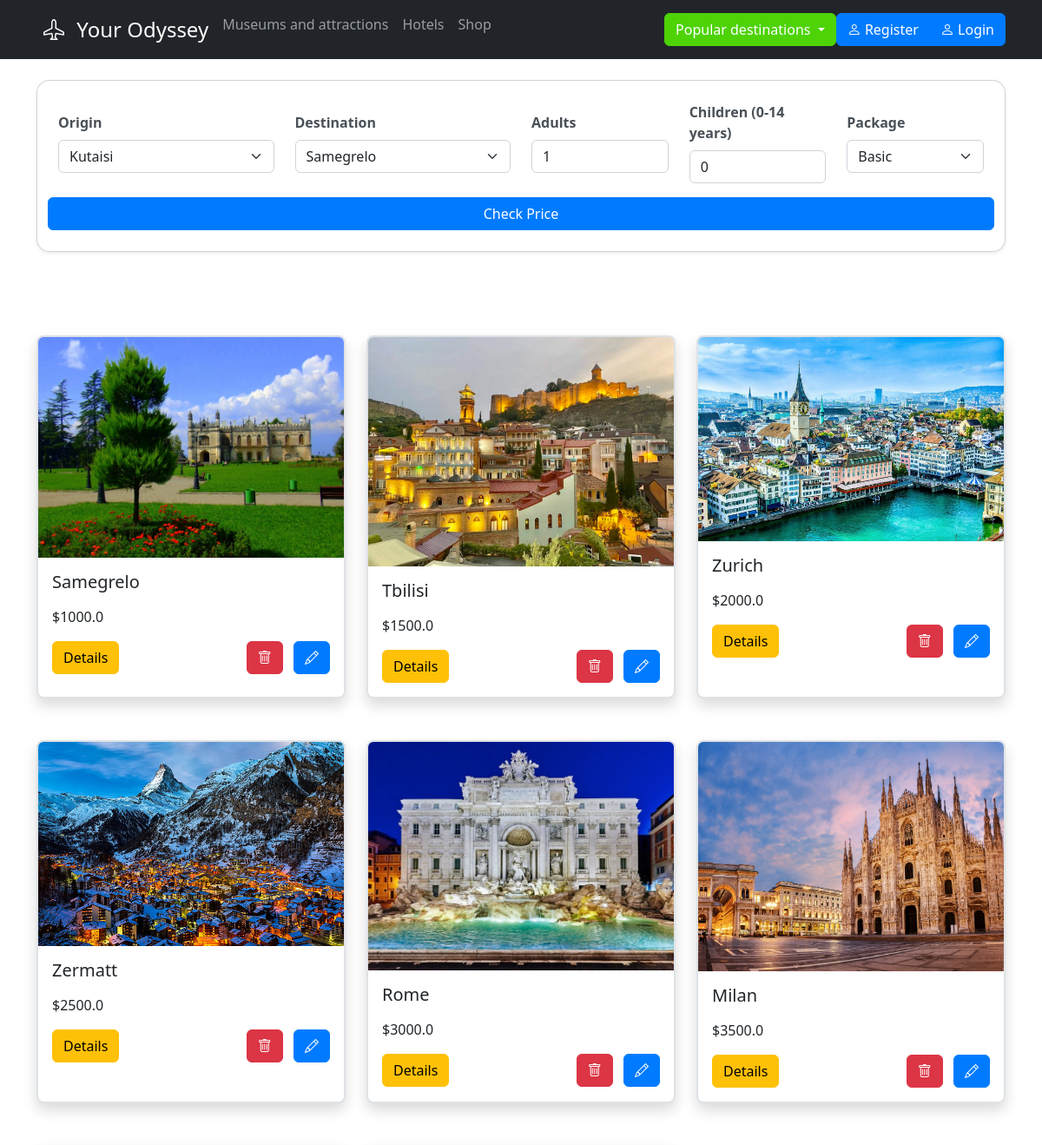
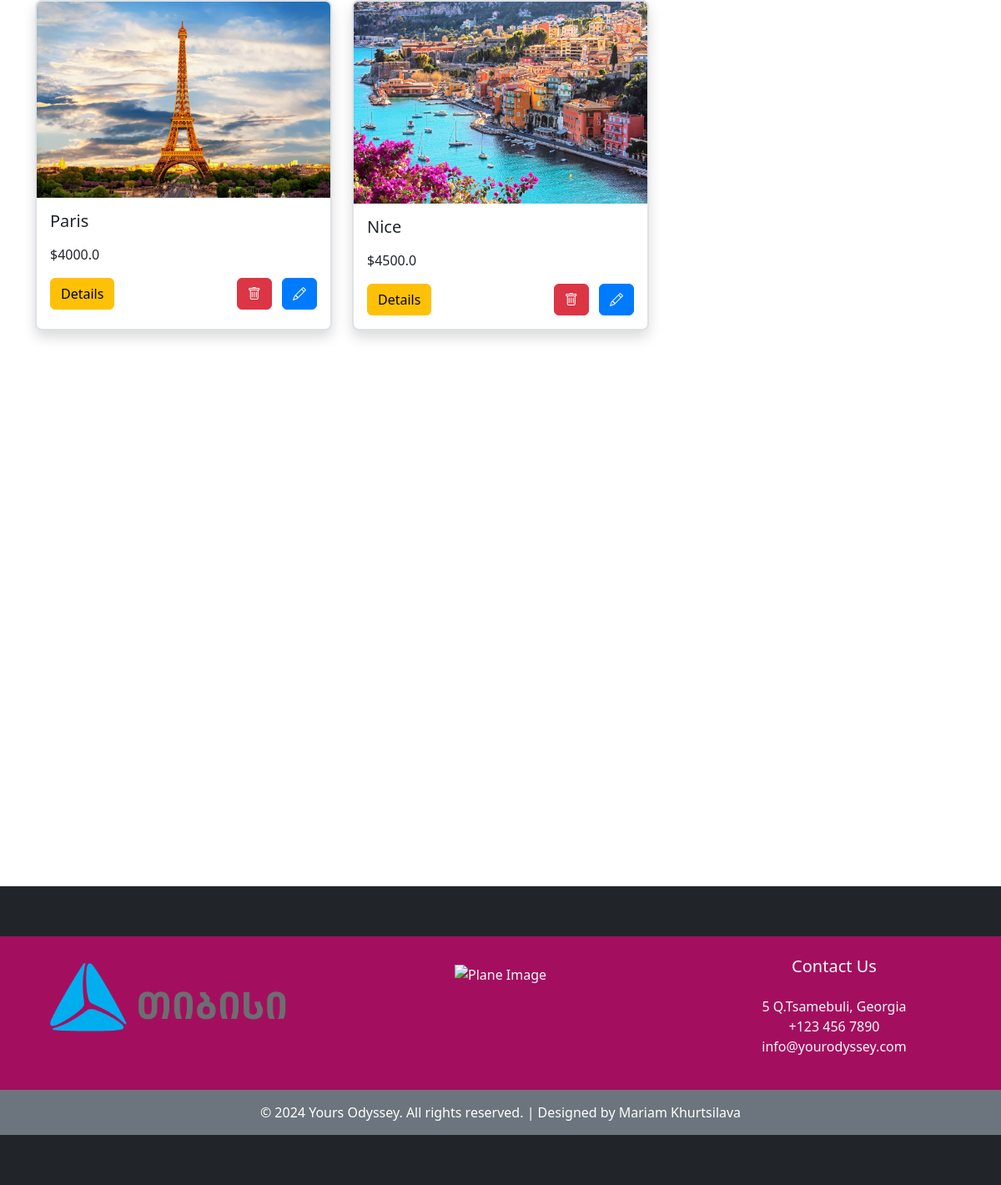
Page /start_your_journey on the committed database (2 pictures, top to bottom).
### models.py (models this page shows, shortened)
class Product(db.Model):
    id = db.Column(db.Integer, primary_key=True)
    name = db.Column(db.String)
    file = db.Column(db.String)
    price_kutaisi = db.Column(db.Float, nullable=False)
    price_london = db.Column(db.Float)
    category_id = db.Column(db.Integer, db.ForeignKey("category.id"))

### routes.py (the view, shortened to what this page needs)
@app.route("/start_your_journey", methods=['GET', 'POST'])
def start_your_journey():
    products = Product.query.all()
    price = None
    origin = 'kutaisi'
    destination = None
    adults = 1
    children = 0
    package = 'basic'
    london_prices = {
        "Samegrelo": 1500,
        "Tbilisi": 2000,
        "Zurich": 2500,
        "Zermatt": 3000,
        "Rome": 3500,
        "Milan": 4000,
        "Paris": 4500,
        "Nice": 5000
    }
    return render_template("start_your_journey.html", products=products, price=price, origin=origin, destination=destination, adults=adults, children=children, package=package, london_prices=london_prices)

### templates/start_your_journey.html (shortened to what this page needs)
{% extends "base.html" %}
{% block content %}
<div class="container">
    <form method="POST" action="{{ url_for('start_your_journey') }}" class="mt-4">
        <div class="card shadow-sm p-4">
            <div class="row align-items-center">
                <div class="col-md-3 mb-3">
                    <label for="origin" class="form-label">Origin</label>
                    <select name="origin" id="origin" class="form-select">
                        <option value="kutaisi" {% if origin == 'kutaisi' %}selected{% endif %}>Kutaisi</option>
                    </select>
                </div>
                <div class="col-md-3 mb-3">
                    <label for="destination" class="form-label">Destination</label>
                    <select name="destination" id="destination" class="form-select">
                        {% for product in products %}
                        <option value="{{ product.id }}" {% if destination and destination.id == product.id %}selected{% endif %}>{{ product.name }}</option>
                        {% endfor %}
                    </select>
                </div>
                <div class="col-md-2 mb-3">
                    <label for="adults" class="form-label">Adults</label>
                    <input type="number" name="adults" id="adults" class="form-control" value="{{ adults }}" min="1" required>
                </div>
                <div class="col-md-2 mb-3">
                    <label for="children" class="form-label">Children (0-14 years)</label>
                    <input type="number" name="children" id="children" class="form-control" value="{{ children }}" min="0" required>
                </div>
                <div class="col-md-2 mb-3">
                    <label for="package" class="form-label">Package</label>
                    <select name="package" id="package" class="form-select">
                        <option value="basic" {% if package == 'basic' %}selected{% endif %}>Basic</option>
                    </select>
                </div>
            </div>
            <div class="row">
                <button type="submit" name="check_price" class="btn btn-primary w-100" aria-label="Check Price">
                    Check Price
                </button>
            </div>
        </div>
    </form>
    <div class="row row-cols-1 row-cols-md-3 g-4 mt-5">
        {% for product in products %}
        {% if not destination or product.id != destination.id %}
        <div class="col mb-4">
            <div class="card h-100 border border-2 rounded-3 shadow card-hover">
                <img src="{{ url_for('static', filename=product.file) }}" class="card-img-top rounded-top" alt="Product Image">
                <div class="card-body">
                    <h5 class="card-title mb-3">{{ product.name }}</h5>
                    <p class="card-text fs-6">
                        {% if origin == 'london' %}
                        ${{ product.price_london }}
                        {% else %}
                        ${{ product.price_kutaisi }}
                        {% endif %}
                    </p>
                    <div class="d-flex justify-content-between align-items-center">
                        <a href="/detail/{{ product.id }}" class="btn btn-warning">Details</a>
                        <div>
                            <a href="/delete/{{ product.id }}" class="btn btn-danger me-2"><i class="bi bi-trash"></i></a>
                            <a href="/edit/{{ product.id }}" class="btn btn-primary"><i class="bi bi-pencil"></i></a>
                        </div>
                    </div>
                </div>
            </div>
        </div>
        {% endif %}
        {% endfor %}
    </div>
</div>
{% endblock %}

### templates/base.html (shortened to what this page needs)
<!DOCTYPE html>
<html lang="en">
<head>
    <link href="https://cdn.jsdelivr.net/npm/bootstrap@5.3.3/dist/css/bootstrap.min.css" rel="stylesheet">
</head>
<body>
{% include "navbar.html" %}
{% include "footer.html" %}
    {% block content %}
    {% endblock %}
</body>
</html>

### templates/navbar.html (shortened to what this page needs)
<nav class="navbar navbar-expand-lg bg-dark mb-2 " data-bs-theme="dark">
  <div class="container">
    <div class="collapse navbar-collapse" id="navbarNav">
      <ul class="navbar-nav">
        <li class="nav-item">
          <a class="nav-link active" aria-current="page" href="/" style="font-size: 1.5rem;">
            <i class="bi bi-airplane me-2"></i> Your Odyssey
          </a>
        </li>
        <li class="nav-item">
          <a class="nav-link" href="https://www.musement.com/us/">Museums and attractions</a>
        </li>
        <li class="nav-item">
          <a class="nav-link" href="https://www.booking.com/index.en-gb.html?label=gog235jc-1DCAEoggI46AdIM1gDaFKIAQGYAQm4ARfIAQzYAQPoAQGIAgGoAgO4Av6dzbMGwAIB0gIkYjgxMmEyMDgtYzVmMy00YmUwLTljZmEtMjQyNjM2ODgyYTg12AIE4AIB&sid=6609d4a2381aed3cec2b09da76fab553&aid=397594">Hotels</a>
        </li>
        <li class="nav-item">
          <a class="nav-link" href="https://www.amazon.com/">Shop</a>
        </li>
      </ul>
    </div>
    <div class="dropdown">
      <button class="btn btn-secondary dropdown-toggle custom-btn" type="button" data-bs-toggle="dropdown" aria-expanded="false" style="background-color: #4ed306; border-color: #4ed306;">
        Popular destinations
      </button>
    </div>
    <form class="d-flex btn-group">
      {% if current_user.is_authenticated %}
      <a class="btn btn-primary" href="/profile" type="submit"><i class="bi bi-person-circle"></i> Profile</a>
      <a class="btn btn-primary" href="/logout" type="submit"><i class="bi bi-box-arrow-right"></i> Logout</a>
      {% else %}
      <a class="btn btn-primary" href="/register" type="submit"><i class="bi bi-person"></i> Register</a>
      <a class="btn btn-primary" href="/login" type="submit"><i class="bi bi-person"></i> Login</a>
      {% endif %}
    </form>
  </div>
</nav>
<link rel="stylesheet" href="https://cdnjs.cloudflare.com/ajax/libs/bootstrap-icons/1.8.1/font/bootstrap-icons.min.css">

### templates/footer.html (shortened to what this page needs)
<footer id="footer" class="bg-dark text-light">
    <div class="container-fluid py-4" style="background-color: rgb(163, 15, 94);">
        <div class="row">
            <div class="col-md-4">
                <a href="https://www.tbceducation.ge/" target="_blank">
                    <img src="static\TBC.png" alt="TBC Education Logo" class="footer-logo">
                </a>
            </div>
            <div class="col-md-4">
                <img src="static/plane.png" alt="Plane Image" class="footer-image">
            </div>
            <div class="col-md-4">
                <h5 class="mb-4">Contact Us</h5>
                <ul class="list-unstyled">
                    <li> 5 Q.Tsamebuli, Georgia</li>
                    <li> +123 456 7890</li>
                    <li> info@yourodyssey.com</li>
                </ul>
            </div>
        </div>
    </div>
    <div class="bg-secondary">
        <div class="container text-center">
            <p>&copy; 2024 Yours Odyssey. All rights reserved. | Designed by Mariam Khurtsilava</p>
        </div>
    </div>
</footer>

### templates/footer.html (style rules this page uses)
#footer { background-color: #343a40; color: #ffffff; padding: 60px 0; text-align: center; position: absolute; bottom: -1000px; width: 100%; z-index: 1000; }
body { margin-bottom: 1000px; position: relative; }
.footer-logo { max-width: 80%; margin-bottom: 20px; }
.footer-image { max-width: 70%; max-height: 50px; margin-top: 10px; }
.bg-secondary { background-color: #555; color: #fff; padding: 15px 0; }
.bg-secondary p { margin-bottom: 0; }
.container-fluid { max-width: 1200px; margin: 0 auto; }

### templates/start_your_journey.html (style rules this page uses)
.card { border-radius: 15px; }
.form-label { font-weight: bold; color: #495057; }
.form-select, .form-control { border-color: #ced4da; }
.btn-primary { background-color: #007bff; border-color: #007bff; }
.btn-secondary { background-color: #6c757d; border-color: #6c757d; }
.card-hover { transition: transform 0.3s ease; cursor: pointer; }

### rows in the picture
Product: file (picture), name "Samegrelo", price_kutaisi "1000.0"
Product: file (picture), name "Tbilisi", price_kutaisi "1500.0"
Product: file (picture), name "Zurich", price_kutaisi "2000.0"
Product: file (picture), name "Zermatt", price_kutaisi "2500.0"
Product: file (picture), name "Rome", price_kutaisi "3000.0"
Product: file (picture), name "Milan", price_kutaisi "3500.0"
Product: file (picture), name "Paris", price_kutaisi "4000.0"
Product: file (picture), name "Nice", price_kutaisi "4500.0"

### other values in the picture
form field destination "Samegrelo"
